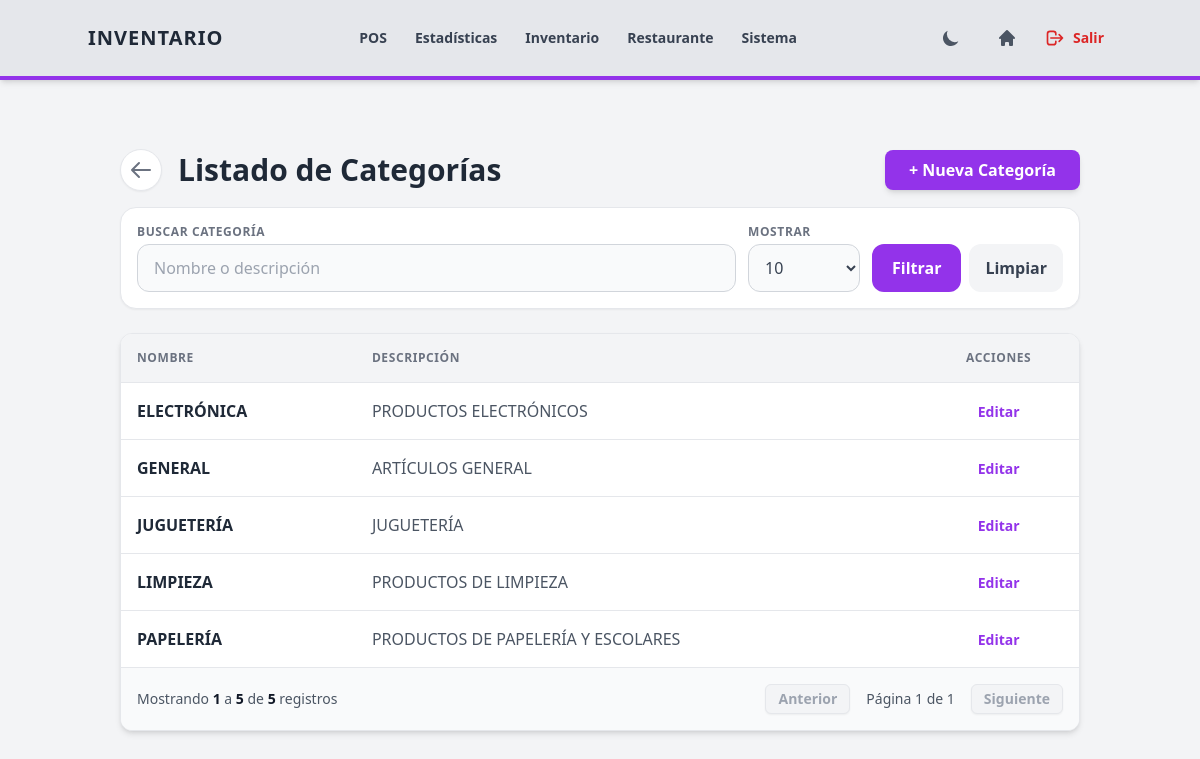
Screenshot of /inventario/categorias/ (signed in) with the database file from the repository.
### inventario/models.py (models this page shows, shortened)
class Categoria(models.Model):
    nombre = models.CharField(max_length=100, unique=True)
    descripcion = models.TextField(blank=True, null=True)

### inventario/views/categorias.py (the view)
# urls.py: path('categorias/', views.lista_categorias, name='lista_categorias'),
@login_required
@permission_required(VER_INVENTARIO_PERMISSION, login_url='portal_principal')
def lista_categorias(request):
    query = request.GET.get('q', '').strip()
    categorias_list = Categoria.objects.all().order_by('nombre')
    if query:
        categorias_list = categorias_list.filter(Q(nombre__icontains=query) | Q(descripcion__icontains=query))
    per_page = request.GET.get('per_page', 10)
    try:
        per_page = int(per_page)
    except ValueError:
        per_page = 10
    paginator = Paginator(categorias_list, per_page)
    page_number = request.GET.get('page')
    page_obj = paginator.get_page(page_number)
    return render(request, 'inventario/categorias/lista.html', {
        **get_config_context('Inventario', 'border-purple-600'),
        'page_obj': page_obj,
        'per_page': per_page,
        'query': query,
        'querystring': get_querystring_without_page(request),
    })

### core/utils.py (called while the page is built)
def get_querystring_without_page(request):
    params = request.GET.copy()
    params.pop('page', None)
    return params.urlencode()

### inventario/templates/inventario/categorias/lista.html (shortened to what this page needs)
{% extends "base/base.html" %}
{% block content %}
<div class="flex flex-col sm:flex-row justify-between items-center mb-4 gap-4">
    <div class="flex items-center gap-4 w-full sm:w-auto">
        <a href="{% url 'inventario_dashboard' %}" class="p-2 bg-white dark:bg-gray-800 rounded-full shadow-sm hover:bg-gray-100 dark:hover:bg-gray-700 transition border border-gray-200 dark:border-gray-700 text-gray-500" title="Regresar">
            <svg xmlns="http://www.w3.org/2000/svg" class="h-6 w-6" fill="none" viewBox="0 0 24 24" stroke="currentColor">
                <path stroke-linecap="round" stroke-linejoin="round" stroke-width="2" d="M10 19l-7-7m0 0l7-7m-7 7h18" />
            </svg>
        </a>
        <h2 class="text-2xl sm:text-3xl font-bold">Listado de Categorías</h2>
    </div>
    <div class="w-full sm:w-auto">
        {% if perms.configuraciones.editar_productos or request.user.is_superuser %}
        <button hx-get="{% url 'nueva_categoria' %}" hx-target="#modal-content" class="w-full sm:w-auto text-center bg-purple-600 hover:bg-purple-700 text-white font-bold py-2 px-6 rounded-lg shadow-md transition-colors">
            + Nueva Categoría
        </button>
        {% endif %}
    </div>
</div>
<form method="GET" class="mb-6 bg-white dark:bg-gray-800 rounded-2xl border border-gray-200 dark:border-gray-700 shadow-sm p-3 sm:p-4">
    <div class="grid grid-cols-1 sm:grid-cols-[1fr_auto_auto] gap-3 items-end">
        <div>
            <label for="filtro-categorias-q" class="block text-xs font-black uppercase tracking-wider text-gray-500 dark:text-gray-400 mb-1">Buscar categoría</label>
            <input id="filtro-categorias-q" type="search" name="q" value="{{ query }}" placeholder="Nombre o descripción"
                   class="w-full min-h-12 rounded-xl border border-gray-300 dark:border-gray-600 bg-gray-50 dark:bg-gray-900 px-4 text-gray-900 dark:text-white focus:ring-2 focus:ring-purple-500 outline-none">
        </div>
        <div>
            <label class="block text-xs font-black uppercase tracking-wider text-gray-500 dark:text-gray-400 mb-1">Mostrar</label>
            <select name="per_page" class="w-full sm:w-28 min-h-12 rounded-xl border border-gray-300 dark:border-gray-600 bg-gray-50 dark:bg-gray-900 px-3 text-gray-700 dark:text-gray-200 focus:ring-2 focus:ring-purple-500 outline-none">
                <option value="10" {% if per_page == 10 %}selected{% endif %}>10</option>
            </select>
        </div>
        <div class="flex gap-2">
            <button type="submit" class="min-h-12 flex-1 sm:flex-none rounded-xl bg-purple-600 hover:bg-purple-700 text-white font-black px-5 transition">Filtrar</button>
            <a href="{% url 'lista_categorias' %}" class="min-h-12 flex-1 sm:flex-none rounded-xl bg-gray-100 dark:bg-gray-700 hover:bg-gray-200 dark:hover:bg-gray-600 text-gray-700 dark:text-gray-200 font-black px-4 transition flex items-center justify-center">Limpiar</a>
        </div>
    </div>
</form>
<div class="bg-white dark:bg-gray-800 rounded-xl shadow-md overflow-hidden border border-gray-200 dark:border-gray-700">
    <div class="hidden md:block overflow-x-auto">
        <table class="w-full text-left border-collapse min-w-[600px]">
            <thead>
                <tr class="bg-gray-100 dark:bg-gray-700 text-gray-500 dark:text-gray-300 uppercase text-xs tracking-wider border-b dark:border-gray-600">
                    <th class="p-4">Nombre</th>
                    <th class="p-4">Descripción</th>
                    <th class="p-4 text-center">Acciones</th>
                </tr>
            </thead>
            <tbody class="divide-y divide-gray-200 dark:divide-gray-700">
                {% for c in page_obj %}
                <tr class="hover:bg-gray-50 dark:hover:bg-gray-700/50 transition-colors">
                    <td class="p-4 font-bold">{{ c.nombre }}</td>
                    <td class="p-4 text-gray-600 dark:text-gray-400">{{ c.descripcion|default:"Sin descripción" }}</td>
                    <td class="p-4 text-center">
                        <button hx-get="{% url 'editar_categoria' c.id %}" hx-target="#modal-content" class="text-purple-600 dark:text-purple-400 hover:underline font-bold text-sm">Editar</button>
                    </td>
                </tr>
                {% empty %}
                <tr><td colspan="3" class="p-8 text-center text-gray-400 dark:text-gray-500 italic">No hay categorías.</td></tr>
                {% endfor %}
            </tbody>
        </table>
    </div>
    {% include "base/pagination.html" %}
</div>
{% endblock %}

### rows the page displays
Categoria: nombre "ELECTRÓNICA", descripcion "PRODUCTOS ELECTRÓNICOS"
Categoria: nombre "GENERAL", descripcion "ARTÍCULOS GENERAL"
Categoria: nombre "JUGUETERÍA", descripcion "JUGUETERÍA"
Categoria: nombre "LIMPIEZA", descripcion "PRODUCTOS DE LIMPIEZA"
Categoria: nombre "PAPELERÍA", descripcion "PRODUCTOS DE PAPELERÍA Y ESCOLARES"

### other values shown
{{ item.label }} "POS" "Estadísticas" "Inventario" "Restaurante" "Sistema"
{{ page_obj.start_index|default:0 }} "1"
{{ page_obj.end_index|default:0 }} "5"
{{ page_obj.paginator.count }} "5"
{{ page_obj.number }} "1"
{{ page_obj.paginator.num_pages }} "1"
